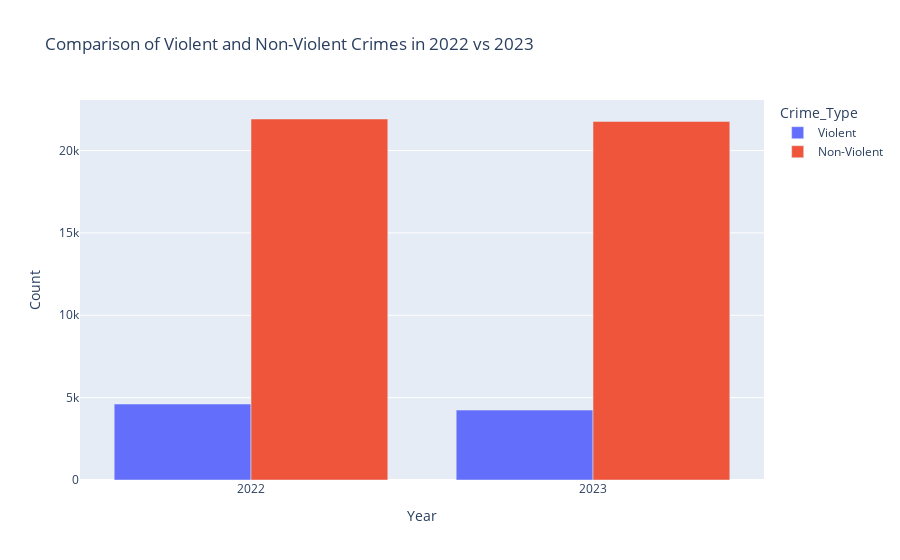

Here is the notebook cell this chart was saved with:
### Markdown cell above
```python
# I made this markdown, but used it to determine all "other" categories from above and correctly characterize them.

# Investigate the 'Other' category in 2022
other_2022 = df_2022[df_2022['Crime_Category'] == 'Other']
print("Offenses classified as 'Other' in 2022:")
print(other_2022[['caseNumber', 'offense', 'description']])

# Investigate the 'Other' category in 2023
other_2023 = df_2023[df_2023['Crime_Category'] == 'Other']
print("\nOffenses classified as 'Other' in 2023:")
print(other_2023[['caseNumber', 'offense', 'description']])

### Code cell
import plotly.express as px

# Data preparation for visualization
crime_data = {
    'Year': ['2022', '2022', '2023', '2023'],
    'Crime_Type': ['Violent', 'Non-Violent', 'Violent', 'Non-Violent'],
    'Count': [4610, 21914, 4244, 21768]
}
df_crime_data = pd.DataFrame(crime_data)

# Bar chart comparison
fig = px.bar(df_crime_data, x='Year', y='Count', color='Crime_Type', barmode='group',
             title='Comparison of Violent and Non-Violent Crimes in 2022 vs 2023')
fig.show()

### Figure 1 — Plotly figure (JSON) as saved in the notebook; plotly's stock layout.template omitted (floating-point values rounded to 4 significant figures)
{"data": [{"alignmentgroup": "True", "hovertemplate": "Crime_Type=Violent<br>Year=%{x}<br>Count=%{y}<extra></extra>", "legendgroup": "Violent", "marker": {"color": "#636efa", "pattern": {"shape": ""}}, "name": "Violent", "offsetgroup": "Violent", "orientation": "v", "showlegend": true, "textposition": "auto", "type": "bar", "x": ["2022", "2023"], "xaxis": "x", "y": [4610, 4244], "yaxis": "y"}, {"alignmentgroup": "True", "hovertemplate": "Crime_Type=Non-Violent<br>Year=%{x}<br>Count=%{y}<extra></extra>", "legendgroup": "Non-Violent", "marker": {"color": "#EF553B", "pattern": {"shape": ""}}, "name": "Non-Violent", "offsetgroup": "Non-Violent", "orientation": "v", "showlegend": true, "textposition": "auto", "type": "bar", "x": ["2022", "2023"], "xaxis": "x", "y": [21914, 21768], "yaxis": "y"}], "layout": {"barmode": "group", "legend": {"title": {"text": "Crime_Type"}, "tracegroupgap": 0}, "title": {"text": "Comparison of Violent and Non-Violent Crimes in 2022 vs 2023"}, "xaxis": {"anchor": "y", "domain": [0, 1], "title": {"text": "Year"}}, "yaxis": {"anchor": "x", "domain": [0, 1], "title": {"text": "Count"}}}}
